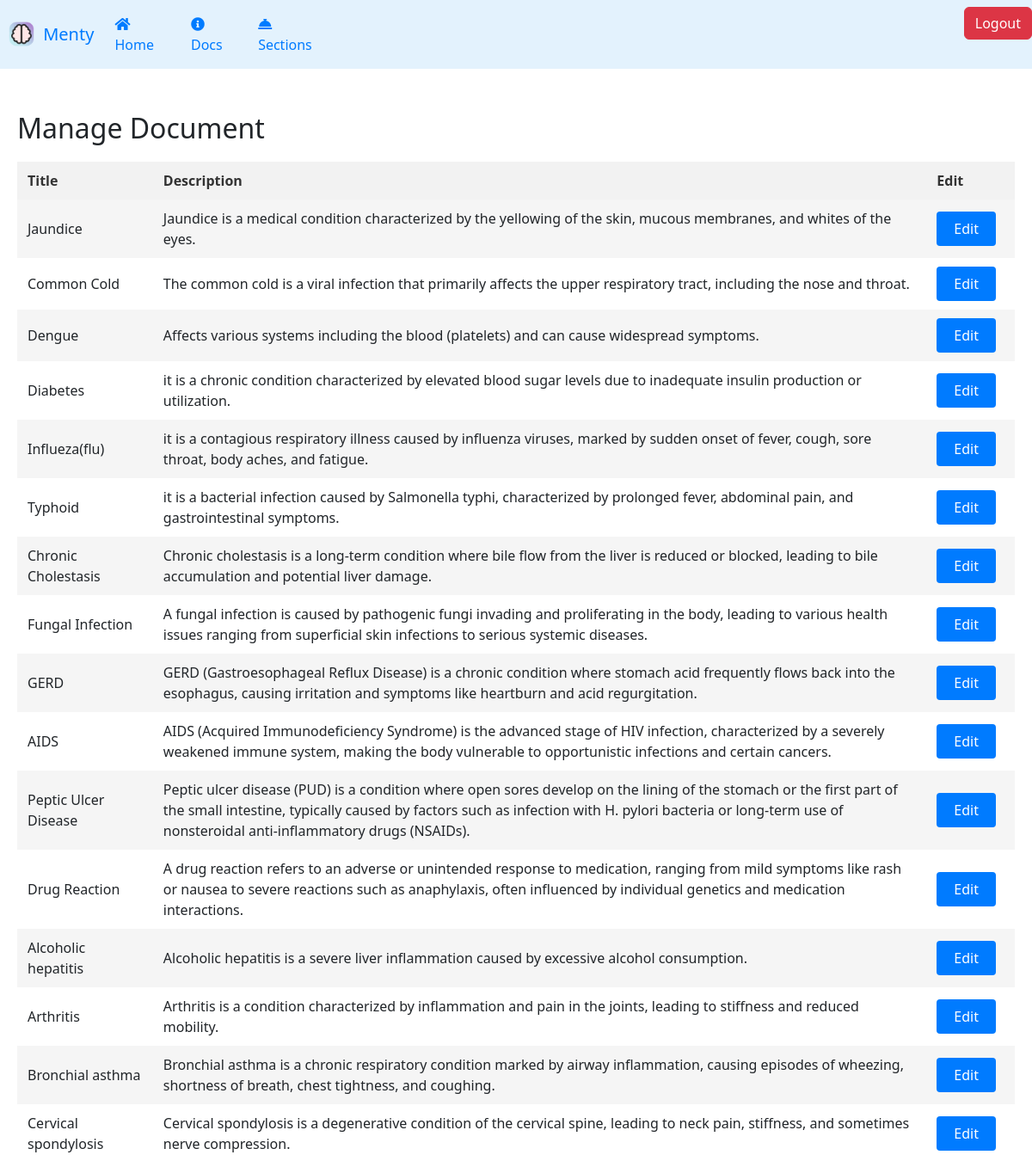
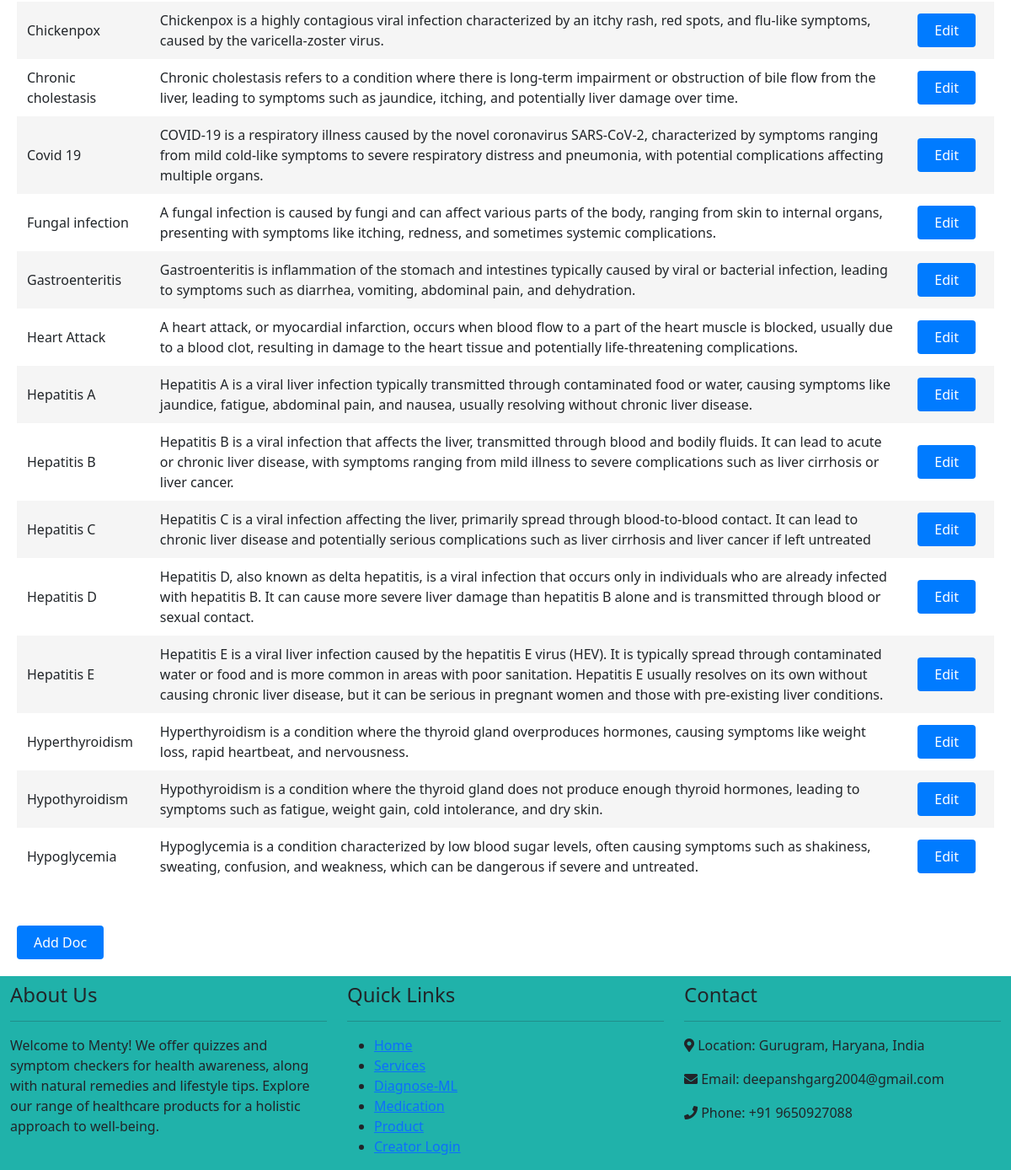
The app's page /doc, older data (2 pictures, top to bottom).
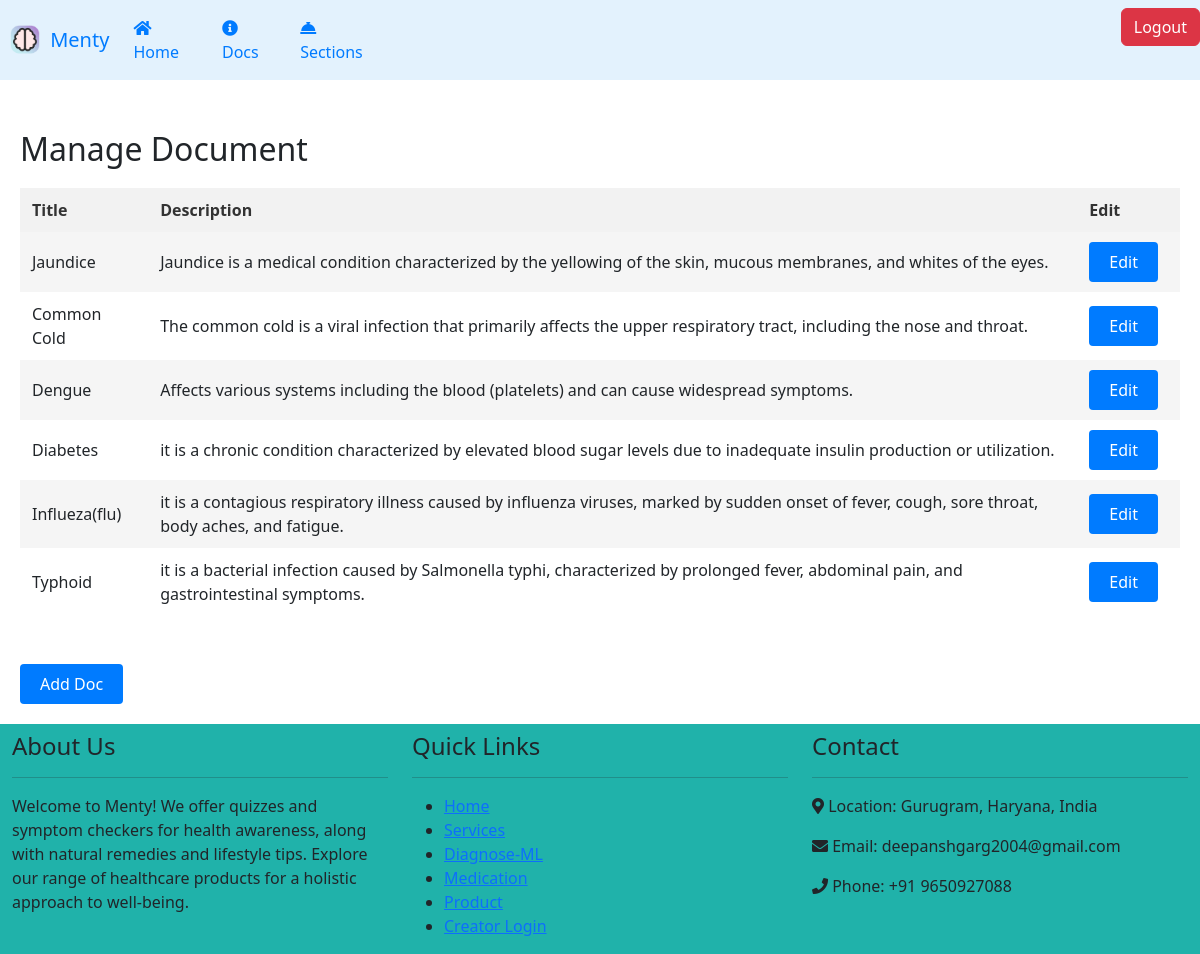
The same page, newer data.
### app.py (models this page shows)
class Document(db.Model):
	id = db.Column("id", db.Integer, primary_key=True)
	title = db.Column("title", db.String(100), nullable=False)
	date_added = db.Column(db.DateTime, nullable=False, default=datetime.now())
	description = db.Column("description", db.Text, nullable=True)
	file_path = db.Column(db.String(255), nullable=False)
	cover_path = db.Column(db.String(255), nullable=False)
	section_id = db.Column(db.Integer, db.ForeignKey('section.id'))
	section = db.relationship('Section', backref=db.backref('book', lazy=True))

### app.py (the view)
@app.route('/doc')
def admin_dashboard():
    docs = Document.query.all()
    return render_template('doc.html', docs=docs)

### Templates/doc.html (shortened to what this page needs)
{% extends "base.html" %}
{% block head %}
    <link rel="stylesheet" href="https://cdnjs.cloudflare.com/ajax/libs/animate.css/4.1.1/animate.min.css"/>
{% endblock %}
{% block body %}
{% include "navbar1.html" %}
<main>
    <div class="manage-sections">
        <h2>Manage Document</h2>
        <table>
            <tr>
                <th>Title</th>
                <th>Description</th>
                <th>Edit</th>
            </tr>
            {% for doc in docs %}
                <tr>
                    <td>{{ doc.title }}</td>
                    <td>{{ doc.description }}</td>
                    <td><a href="/edit_doc/{{ doc.id }}" class="button">Edit</a></td>
                </tr>
            {% endfor %}
        </table>
            <br>
            <br>
            <a href="/add_doc" class="button" >Add Doc</a>
    </div>
</main>
{% include "conclusion.html" %}
{% endblock %}

Row changes from the older to the newer data that the page shows:
removed Document: title "Chronic Cholestasis", description "Chronic cholestasis is a long-term condition where bile flow from the liver is reduced or blocked, leading to bile accumulation and potential liver damage."
removed Document: title "Fungal Infection", description "A fungal infection is caused by pathogenic fungi invading and proliferating in the body, leading to various health issues ranging from superficial skin infections to serious systemic diseases."
removed Document: title "GERD", description "GERD (Gastroesophageal Reflux Disease) is a chronic condition where stomach acid frequently flows back into the esophagus, causing irritation and symptoms like heartburn and acid regurgitation."
removed Document: title "AIDS", description "AIDS (Acquired Immunodeficiency Syndrome) is the advanced stage of HIV infection, characterized by a severely weakened immune system, making the body vulnerable to opportunistic infections and certain cancers."
removed Document: title "Peptic Ulcer Disease", description "Peptic ulcer disease (PUD) is a condition where open sores develop on the lining of the stomach or the first part of the small intestine, typically caused by factors such as infection with H. pylori bacteria or long-term use of nonsteroidal anti-inflammatory drugs (NSAIDs)."
removed Document: title "Drug Reaction", description "A drug reaction refers to an adverse or unintended response to medication, ranging from mild symptoms like rash or nausea to severe reactions such as anaphylaxis, often influenced by individual genetics and medication interactions."
removed Document: title "Alcoholic hepatitis", description "Alcoholic hepatitis is a severe liver inflammation caused by excessive alcohol consumption."
removed Document: title "Arthritis", description "Arthritis is a condition characterized by inflammation and pain in the joints, leading to stiffness and reduced mobility."
removed Document: title "Bronchial asthma", description "Bronchial asthma is a chronic respiratory condition marked by airway inflammation, causing episodes of wheezing, shortness of breath, chest tightness, and coughing."
removed Document: title "Cervical spondylosis", description "Cervical spondylosis is a degenerative condition of the cervical spine, leading to neck pain, stiffness, and sometimes nerve compression."
removed Document: title "Chickenpox", description "Chickenpox is a highly contagious viral infection characterized by an itchy rash, red spots, and flu-like symptoms, caused by the varicella-zoster virus."
removed Document: title "Chronic cholestasis", description "Chronic cholestasis refers to a condition where there is long-term impairment or obstruction of bile flow from the liver, leading to symptoms such as jaundice, itching, and potentially liver damage over time."
removed Document: title "Covid 19", description "COVID-19 is a respiratory illness caused by the novel coronavirus SARS-CoV-2, characterized by symptoms ranging from mild cold-like symptoms to severe respiratory distress and pneumonia, with potential complications affecting multiple organs."
removed Document: title "Fungal infection", description "A fungal infection is caused by fungi and can affect various parts of the body, ranging from skin to internal organs, presenting with symptoms like itching, redness, and sometimes systemic complications."
removed Document: title "Gastroenteritis", description "Gastroenteritis is inflammation of the stomach and intestines typically caused by viral or bacterial infection, leading to symptoms such as diarrhea, vomiting, abdominal pain, and dehydration."
removed Document: title "Heart Attack", description "A heart attack, or myocardial infarction, occurs when blood flow to a part of the heart muscle is blocked, usually due to a blood clot, resulting in damage to the heart tissue and potentially life-threatening complications."
removed Document: title "Hepatitis A", description "Hepatitis A is a viral liver infection typically transmitted through contaminated food or water, causing symptoms like jaundice, fatigue, abdominal pain, and nausea, usually resolving without chronic liver disease."
removed Document: title "Hepatitis B", description "Hepatitis B is a viral infection that affects the liver, transmitted through blood and bodily fluids. It can lead to acute or chronic liver disease, with symptoms ranging from mild illness to severe complications such as liver cirrhosis or liver cancer."
removed Document: title "Hepatitis C", description "Hepatitis C is a viral infection affecting the liver, primarily spread through blood-to-blood contact. It can lead to chronic liver disease and potentially serious complications such as liver cirrhosis and liver cancer if left untreated"
removed Document: title "Hepatitis D", description "Hepatitis D, also known as delta hepatitis, is a viral infection that occurs only in individuals who are already infected with hepatitis B. It can cause more severe liver damage than hepatitis B alone and is transmitted through blood or sexual contact."
removed Document: title "Hepatitis E", description "Hepatitis E is a viral liver infection caused by the hepatitis E virus (HEV). It is typically spread through contaminated water or food and is more common in areas with poor sanitation. Hepatitis E usually resolves on its own without causing chronic liver disease, but it can be serious in pregnant women and those with pre-existing liver conditions."
removed Document: title "Hyperthyroidism", description "Hyperthyroidism is a condition where the thyroid gland overproduces hormones, causing symptoms like weight loss, rapid heartbeat, and nervousness."
removed Document: title "Hypothyroidism", description "Hypothyroidism is a condition where the thyroid gland does not produce enough thyroid hormones, leading to symptoms such as fatigue, weight gain, cold intolerance, and dry skin."
removed Document: title "Hypoglycemia", description "Hypoglycemia is a condition characterized by low blood sugar levels, often causing symptoms such as shakiness, sweating, confusion, and weakness, which can be dangerous if severe and untreated."
